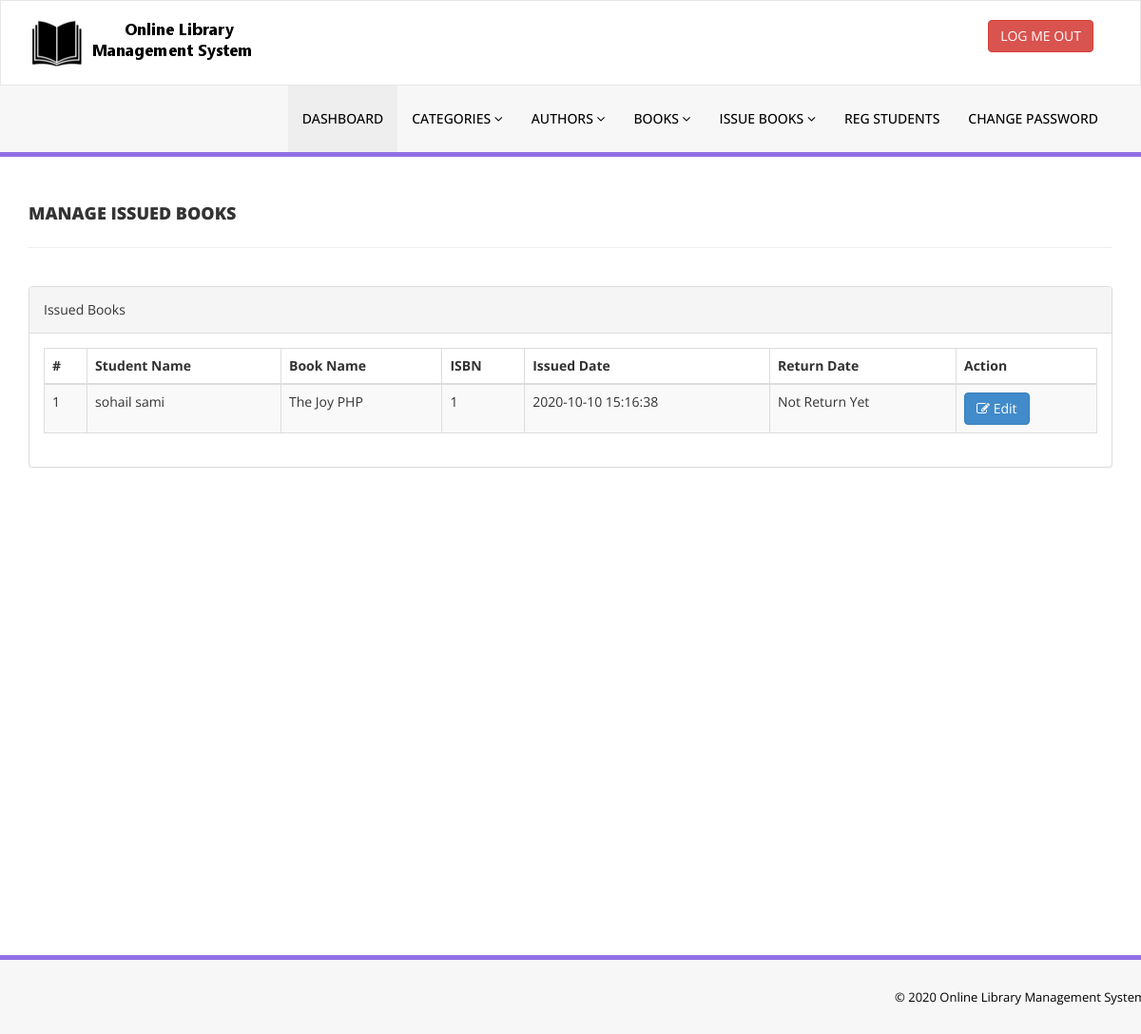
Screenshot of /admin/manage-issued-books.php (signed in) with the database file from the repository.
### tables this page shows
CREATE TABLE `tblissuedbookdetails` (
  `id` int(11) NOT NULL,
  `BookId` int(11) DEFAULT NULL,
  `StudentID` varchar(150) DEFAULT NULL,
  `IssuesDate` timestamp NULL DEFAULT current_timestamp(),
  `ReturnDate` timestamp NULL DEFAULT NULL ON UPDATE current_timestamp(),
  `RetrunStatus` int(1) NOT NULL,
  `fine` int(11) DEFAULT NULL
);

CREATE TABLE `tblstudents` (
  `id` int(11) NOT NULL,
  `StudentId` varchar(100) DEFAULT NULL,
  `FullName` varchar(120) DEFAULT NULL,
  `Address` varchar(300) DEFAULT NULL,
  `Street` varchar(200) DEFAULT NULL,
  `city` varchar(30) DEFAULT NULL,
  `age` int(3) DEFAULT NULL,
  `EmailId` varchar(120) DEFAULT NULL,
  `MobileNumber` char(11) DEFAULT NULL,
  `Password` varchar(120) DEFAULT NULL,
  `Status` int(1) DEFAULT NULL,
  `RegDate` timestamp NULL DEFAULT current_timestamp(),
  `UpdationDate` timestamp NULL DEFAULT NULL ON UPDATE current_timestamp()
);

CREATE TABLE `tblbooks` (
  `id` int(11) NOT NULL,
  `BookName` varchar(255) DEFAULT NULL,
  `CatId` int(11) DEFAULT NULL,
  `AuthorId` int(11) DEFAULT NULL,
  `ISBNNumber` int(11) DEFAULT NULL,
  `BookPrice` int(11) DEFAULT NULL,
  `RegDate` timestamp NULL DEFAULT current_timestamp(),
  `UpdationDate` timestamp NULL DEFAULT NULL ON UPDATE current_timestamp()
);

### admin/manage-issued-books.php (the view, shortened to what this page needs)
<?php
include('includes/config.php');
if(strlen($_SESSION['alogin'])==0)
    {
header('location:index.php');
}
else{
    ?>
<!DOCTYPE html>
<html xmlns="http://www.w3.org/1999/xhtml">
<head>
    <link href="assets/css/bootstrap.css" rel="stylesheet" />
    <link href="assets/css/font-awesome.css" rel="stylesheet" />
    <link href="assets/js/dataTables/dataTables.bootstrap.css" rel="stylesheet" />
    <link href="assets/css/style.css" rel="stylesheet" />
</head>
<body>
<?php include('includes/header.php');?>
    <div class="content-wrapper">
         <div class="container">
        <div class="row pad-botm">
            <div class="col-md-12">
                <h4 class="header-line">Manage Issued Books</h4>
    </div>
     <div class="row">
</div>
        </div>
            <div class="row">
                <div class="col-md-12">
                    <div class="panel panel-default">
                        <div class="panel-heading">
                          Issued Books
                        </div>
                        <div class="panel-body">
                            <div class="table-responsive">
                                <table class="table table-striped table-bordered table-hover" id="dataTables-example">
                                    <thead>
                                        <tr>
                                            <th>#</th>
                                            <th>Student Name</th>
                                            <th>Book Name</th>
                                            <th>ISBN </th>
                                            <th>Issued Date</th>
                                            <th>Return Date</th>
                                            <th>Action</th>
                                        </tr>
                                    </thead>
                                    <tbody>
<?php $sql = "SELECT tblstudents.FullName,tblbooks.BookName,tblbooks.ISBNNumber,tblissuedbookdetails.IssuesDate,tblissuedbookdetails.ReturnDate,tblissuedbookdetails.id as rid from  tblissuedbookdetails join tblstudents on tblstudents.StudentId=tblissuedbookdetails.StudentId join tblbooks on tblbooks.id=tblissuedbookdetails.BookId order by tblissuedbookdetails.id desc";
$query = $dbh -> prepare($sql);
$query->execute();
$results=$query->fetchAll(PDO::FETCH_OBJ);
$cnt=1;
if($query->rowCount() > 0)
{
foreach($results as $result)
{               ?>
                                        <tr class="odd gradeX">
                                            <td class="center"><?php echo htmlentities($cnt);?></td>
                                            <td class="center"><?php echo htmlentities($result->FullName);?></td>
                                            <td class="center"><?php echo htmlentities($result->BookName);?></td>
                                            <td class="center"><?php echo htmlentities($result->ISBNNumber);?></td>
                                            <td class="center"><?php echo htmlentities($result->IssuesDate);?></td>
                                            <td class="center"><?php if($result->ReturnDate=="")
                                            {
                                                echo htmlentities("Not Return Yet");
                                            } else {
                                            echo htmlentities($result->ReturnDate);
}
                                            ?></td>
                                            <td class="center">
                                            <a href="update-issue-bookdeails.php?rid=<?php echo htmlentities($result->rid);?>"><button class="btn btn-primary"><i class="fa fa-edit "></i> Edit</button>
                                            </td>
                                        </tr>
 <?php $cnt=$cnt+1;}} ?>
                                    </tbody>
                                </table>
                            </div>
                        </div>
                    </div>
                </div>
            </div>
    </div>
    </div>
  <?php include('includes/footer.php');?>
</body>
</html>
<?php } ?>

### admin/assets/css/style.css (style rules this page uses)
.content-wrapper { margin-top: 40px; min-height:800px; padding-bottom:90px; }
.header-line { font-weight:900; padding-bottom:25px; border-bottom:1px solid #eeeeee; text-transform:uppercase; }
.pad-botm { padding-bottom:30px; }

### rows the page displays
tblissuedbookdetails: tblstudents.FullName "sohail sami", BookId.BookName "The Joy PHP", BookId.ISBNNumber "1", IssuesDate "2020-10-10 15:16:38"
